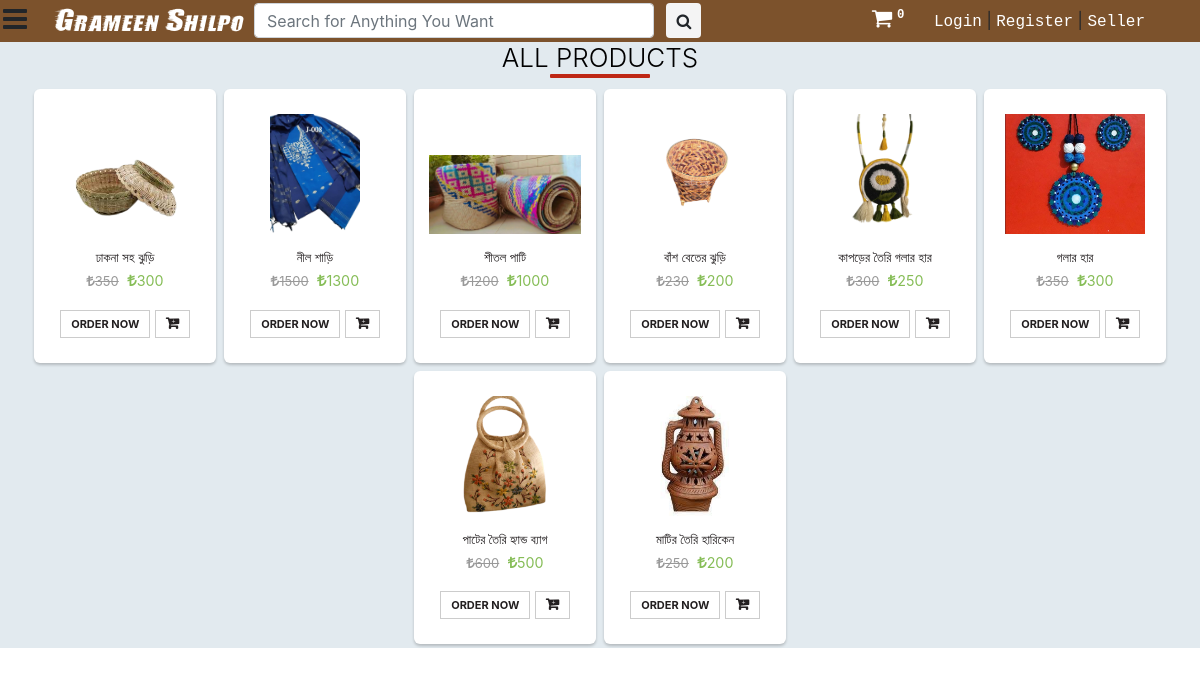
The app's page /search/ with its own data.
### saler/models.py (models this page shows, shortened)
class Product(models.Model):
	GST_CHOICES = (("0",'0'),("3",'3'),("5",'5'),("12",'12'),("18",'18'),("28",'28'))
	product_id = models.BigAutoField(primary_key=True)
	product_id2 = models.CharField(max_length=100,default='')
	shop = models.ForeignKey(User, on_delete=models.CASCADE,default='')
	product_name = models.CharField(max_length=100)
	category = models.ForeignKey(category, default="", verbose_name="Category", on_delete=models.SET_DEFAULT, null=True)
	subcategory = models.CharField(max_length=50, default="")
	price = models.IntegerField(default=0)
	price_not = models.IntegerField(default=999)
	desc = models.TextField()
	gst = models.CharField(default='0',max_length=3,choices=GST_CHOICES)
	pub_date = models.DateField(auto_now=True)
	image1 = models.ImageField(upload_to='products/images', default="",null=True)
	image2 = models.ImageField(upload_to='products/images', default="",null=True,blank=True)
	image3 = models.ImageField(upload_to='products/images', default="",null=True,blank=True)
	image4 = models.ImageField(upload_to='products/images', default="",null=True,blank=True)
	image5 = models.ImageField(upload_to='products/images', default="",null=True,blank=True)

### main/views.py (the view)
# urls.py: path('search/', views.search, name="search"),
def search(request):
	query = request.GET.get('query', '')
	prods = []
	for prod in [i for i in Product.objects.all() ]:
		if query.lower() in prod.product_name.lower() or query.lower() in prod.desc.lower() or query.lower() in prod.subcategory.lower():
			prods.append([prod,[item for item in ProductSize.objects.filter(product=prod)]])
	params = {
		'product':prods,
		'cart_element_no' : len([p for p in Cart.objects.all() if p.user == request.user]),
		'category':category.objects.all(),
		}
	return render(request, 'main/view_all.html', params)

### main/templatetags/app_tags.py (called while the page is built)
@register.filter(name='split')
def split(str, key):
    return str.split(key)

### saler/models.py (called while the page is built)
	def __str__(self):
		return f'{self.name}'

### main/templates/main/view_all.html (shortened to what this page needs)
{% extends 'main/base.html' %}
{% load static %}
{% block main_body %}
<div class="container-fluid" style="background-color: #e2eaef;">
		<h2>All <b>{{catg}}</b> Products</h2>
		<div class="row pt-1" style="justify-content: center;">
			{% for i in product reversed %}
			<div class="p-1 prod1212">
				<a href="{% url 'home' %}product/{{i.0.product_id}}" style="text-decoration: none; color: #231f20">
				<div class="thumb-wrapper">
					<div class="img-box">
						<img src="{{i.0.image1.url}}" class="img-responsive img-fluid" alt="">
					</div>
					<div class="thumb-content">
						<small>{{i.0.product_name}}</small>
						<p class="item-price"><strike><i class="fa fa-try"
														aria-hidden="true"></i>{{i.0.price_not}}</strike> <span><i class="fa fa-try"
												aria-hidden="true"></i>{{i.0.price}}</span></p>
						<div>
							{% if i.1 %}
							<a p_id="{{i.0.product_id}}" class="btn btn-primary oprbtn" id="ord{{i.0.product_id}}">Order Now</a>
							<a p_id="{{i.0.product_id}}" class="btn btn-primary oprbtn"  style="padding: 5px 10px 5px 5px;" id="atc{{i.0.product_id}}"><i class="fa fa-cart-plus" aria-hidden="true"></i></a>
										{% endif %}
						</div>
					</div>
				</div>
				</a>
			</div>
			{% endfor %}
		</div>
</div>
{% endblock main_body %}

### main/static/main/css/style.css (style rules this page uses)
body a { text-decoration:none; transition:0.5s all; -webkit-transition:0.5s all; -moz-transition:0.5s all; -o-transition:0.5s all; -ms-transition:0.5s all; }
.item-price { font-size: 13px; padding: 2px 0; }
.item-price strike { color: #999; margin-right: 5px; }
.item-price span { color: #86bd57; font-size: 110%; }

### main/templates/main/view_all.html (style rules this page uses)
.prod1212 .thumb-wrapper { padding: 25px 15px; background: #fff; border-radius: 6px; text-align: center; position: relative; box-shadow: 0 2px 3px rgba(0,0,0,0.2); }
.prod1212 .img-box { height: 120px; margin-bottom: 10px; width: 100%; position: relative; }
.prod1212 img { max-width: 100%; max-height: 100%; display: inline-block; position: absolute; bottom: 0; margin: 0 auto; left: 0; right: 0; }
.prod1212 .thumb-content .btn { color: #231f20; border-radius: 0; font-size: 11px; text-transform: uppercase; font-weight: bold; background: none; border: 1px solid #ccc; padding: 5px 10px; line-height: 16px; }
.prod1212 .thumb-content .btn i { font-size: 14px; font-weight: bold; margin-left: 5px; }
h2 { color: #000; font-size: 26px; font-weight: 300; text-align: center; text-transform: uppercase; position: relative; }
h2::after { content: ""; width: 100px; position: absolute; margin: 0 auto; height: 4px; border-radius: 1px; background: #be2714; left: 0; right: 0; bottom: -5px; }
.item-price { font-size: 13px; padding: 2px 0; }
.prod1212 { width: 190px; }

### records on screen
Product: image1 (picture), product_name "ঢাকনা সহ ঝুড়ি", price_not "350", price "300"
Product: image1 (picture), product_name "নীল শাড়ি", price_not "1500", price "1300"
Product: image1 (picture), product_name "শীতল পাটি", price_not "1200", price "1000"
Product: image1 (picture), product_name "বাঁশ বেতের ঝুড়ি", price_not "230", price "200"
Product: image1 (picture), product_name "কাপড়ের তৈরি গলার হার", price_not "300", price "250"
Product: image1 (picture), product_name "গলার হার", price_not "350", price "300"
Product: image1 (picture), product_name "পাটের তৈরি হ্যান্ড ব্যাগ", price_not "600", price "500"
Product: image1 (picture), product_name "মাটির তৈরি হারিকেন", price_not "250", price "200"

### other values on screen
{{ cart_element_no }} "0"
